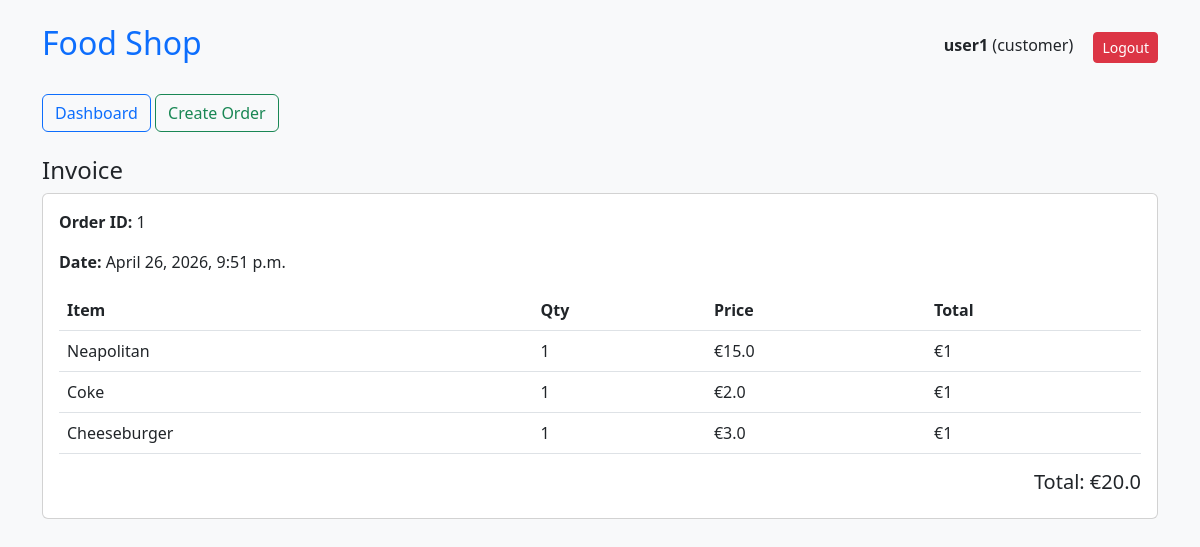
/invoice/1/ (signed in), run on the app's committed database.
### core/models.py (models this page shows, shortened)
class User(AbstractUser):
    ROLE_CHOICES = (
        ('customer', 'Customer'),
        ('staff', 'Staff'),
        ('manager', 'Manager'),
    )
    role = models.CharField(max_length=10, choices=ROLE_CHOICES)

class Invoice(models.Model):
    order = models.OneToOneField(Order, on_delete=models.CASCADE)
    total_amount = models.FloatField()
    created_at = models.DateTimeField(auto_now_add=True)

class Order(models.Model):
    STATUS_CHOICES = [
        ('Pending', 'Pending'),
        ('Preparing', 'Preparing'),
        ('Ready', 'Ready'),
        ('Delivered', 'Delivered'),
    ]
    customer = models.ForeignKey(User, on_delete=models.CASCADE)
    status = models.CharField(max_length=20, choices=STATUS_CHOICES, default="Pending")
    created_at = models.DateTimeField(auto_now_add=True)

class InvoiceItem(models.Model):
    invoice = models.ForeignKey(Invoice, on_delete=models.CASCADE)
    food_item = models.ForeignKey(FoodItem, on_delete=models.CASCADE)
    quantity = models.IntegerField()
    price = models.FloatField()

class FoodItem(models.Model):
    name = models.CharField(max_length=100)
    price = models.FloatField()
    category = models.ForeignKey(Category, on_delete=models.CASCADE)

### core/views.py (the view, shortened to what this page needs)
# urls.py: path('invoice/<int:order_id>/', views.create_invoice),
@login_required
def create_invoice(request, order_id):
    order = get_object_or_404(Order, id=order_id)
    invoice, created = Invoice.objects.get_or_create(
        order=order,
        defaults={'total_amount': 0}
    )
    return render(request, 'invoice.html', {'invoice': invoice})

### core/templates/invoice.html
{% extends 'base.html' %}
{% block content %}
<h4>Invoice</h4>
<div class="card p-3">
    <p><b>Order ID:</b> {{invoice.order.id}}</p>
    <p><b>Date:</b> {{invoice.created_at}}</p>
    <table class="table">
        <thead>
            <tr>
                <th>Item</th>
                <th>Qty</th>
                <th>Price</th>
                <th>Total</th>
            </tr>
        </thead>
        <tbody>
        {% for item in invoice.invoiceitem_set.all %}
            <tr>
                <td>{{item.food_item.name}}</td>
                <td>{{item.quantity}}</td>
                <td>€{{item.price}}</td>
                <td>€{{item.quantity|floatformat:2|add:"0"|floatformat}} </td>
            </tr>
        {% endfor %}
        </tbody>
    </table>
    <h5 class="text-end">Total: €{{invoice.total_amount}}</h5>
</div>
{% endblock %}

### core/templates/base.html (shortened to what this page needs)
<!DOCTYPE html>
<html>
<head>
    <link href="https://cdn.jsdelivr.net/npm/bootstrap@5.3.0/dist/css/bootstrap.min.css" rel="stylesheet">
</head>
<body class="bg-light">
<div class="container mt-4">
    <div class="d-flex justify-content-between align-items-center mb-4">
        <h2 class="text-primary">Food Shop</h2>
        <div>
            <span class="me-3">
                <b>{{request.user.username}}</b> ({{request.user.role}})
            </span>
            <a href="/logout/" class="btn btn-danger btn-sm">Logout</a>
        </div>
    </div>
    <div class="mb-4">
        <a href="/" class="btn btn-outline-primary">Dashboard</a>
        {% if request.user.role == "customer" %}
            <a href="/order/" class="btn btn-outline-success">Create Order</a>
        {% endif %}
    </div>
    {% block content %}{% endblock %}
</div>
</body>
</html>

### data on the page
User: user.username "user1", user.role "customer"
Invoice: order.id "1", created_at "April 26, 2026, 9:51 p.m.", total_amount "20.0"
InvoiceItem: food_item.name "Neapolitan", quantity "1", price "15.0", quantity|add "1"
InvoiceItem: food_item.name "Coke", quantity "1", price "2.0", quantity|add "1"
InvoiceItem: food_item.name "Cheeseburger", quantity "1", price "3.0", quantity|add "1"
